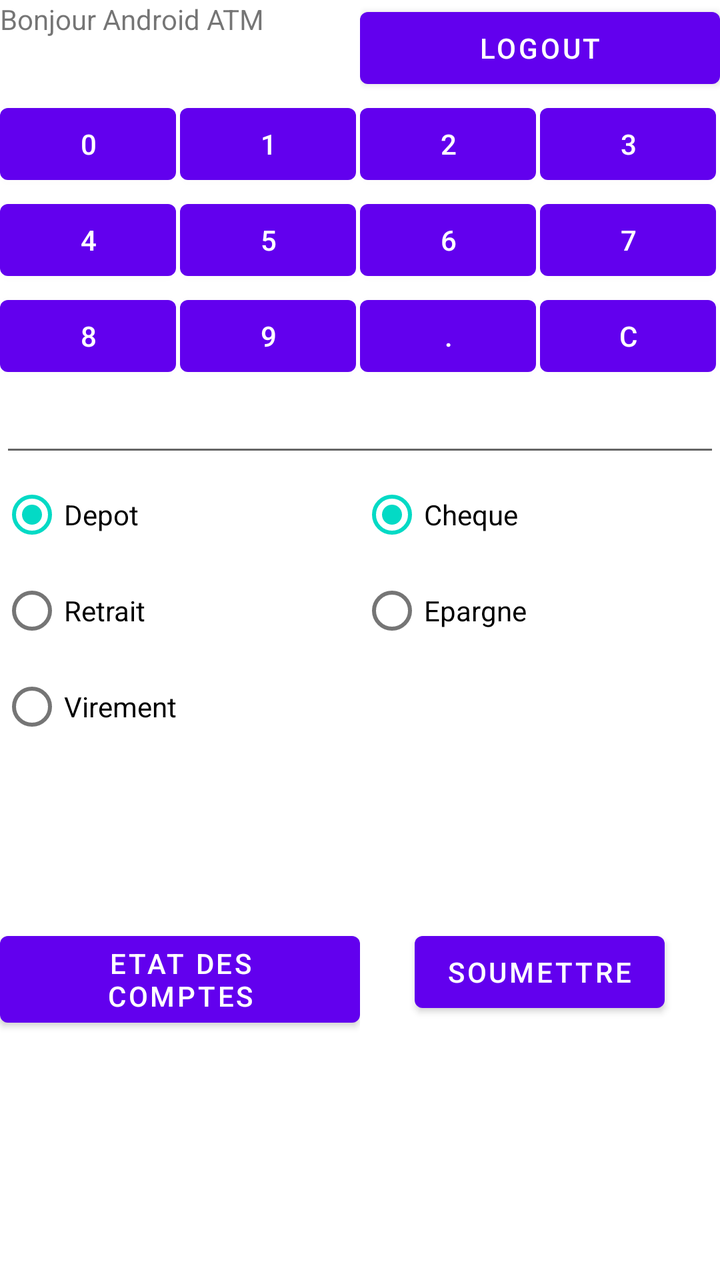
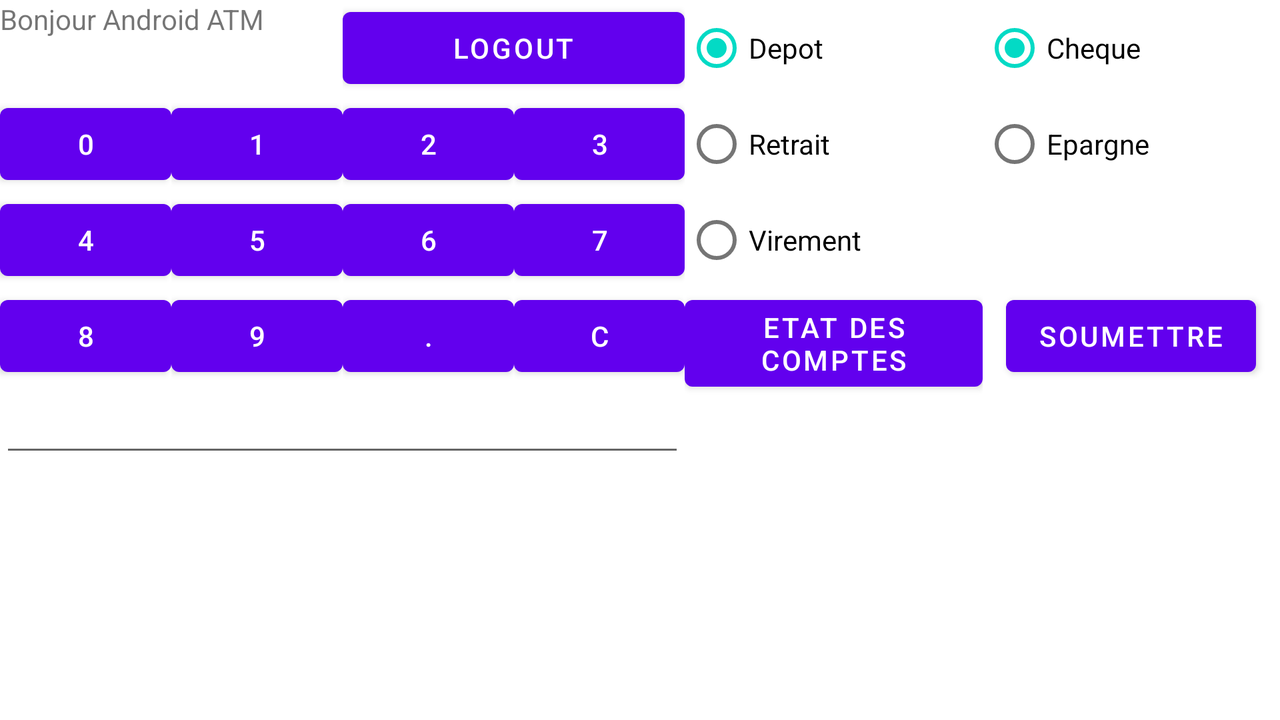

Compare how this app lays out the same screen by default and in its alternative resource folder. The renders come first, then the two layout files and the values they reference.
<!-- AndroidManifest.xml: application theme Theme.ProjetATM_Gorgui -->
<!-- res/layout/activity_guichet__portrait.xml -->
<?xml version="1.0" encoding="utf-8"?>
<androidx.constraintlayout.widget.ConstraintLayout xmlns:android="http://schemas.android.com/apk/res/android"
    xmlns:app="http://schemas.android.com/apk/res-auto"
    xmlns:tools="http://schemas.android.com/tools"
    android:layout_width="match_parent"
    android:layout_height="match_parent"
    tools:context=".view.Guichet_PortraitActivity">

    <LinearLayout
        android:layout_width="match_parent"
        android:layout_height="match_parent"
        android:orientation="vertical">



        <LinearLayout
            android:layout_width="match_parent"
            android:layout_height="wrap_content"
            android:layout_weight="0"
            android:orientation="horizontal">

            <LinearLayout
                android:layout_width="match_parent"
                android:layout_height="match_parent"
                android:layout_weight="1"
                android:orientation="vertical">

                <TextView
                    android:layout_width="match_parent"
                    android:layout_height="wrap_content"
                    android:text="Bonjour Android ATM" />
            </LinearLayout>

            <LinearLayout
                android:layout_width="match_parent"
                android:layout_height="match_parent"
                android:layout_weight="1"
                android:orientation="vertical">

                <Button
                    android:id="@+id/btnLogout"
                    android:layout_width="match_parent"
                    android:layout_height="wrap_content"
                    android:text="Logout" />
            </LinearLayout>
        </LinearLayout>

        <LinearLayout
            android:layout_width="match_parent"
            android:layout_height="wrap_content"
            android:layout_weight="0"
            android:orientation="horizontal">

            <LinearLayout
                android:layout_width="match_parent"
                android:layout_height="match_parent"
                android:layout_weight="1"
                android:orientation="vertical">

                <Button
                    android:id="@+id/btn0"
                    android:layout_width="wrap_content"
                    android:layout_height="wrap_content"
                    android:text="0" />
            </LinearLayout>

            <LinearLayout
                android:layout_width="match_parent"
                android:layout_height="match_parent"
                android:layout_weight="1"
                android:orientation="vertical">

                <Button
                    android:id="@+id/btn1"
                    android:layout_width="wrap_content"
                    android:layout_height="wrap_content"
                    android:text="1" />
            </LinearLayout>

            <LinearLayout
                android:layout_width="match_parent"
                android:layout_height="match_parent"
                android:layout_weight="1"
                android:orientation="vertical">

                <Button
                    android:id="@+id/btn2"
                    android:layout_width="wrap_content"
                    android:layout_height="wrap_content"
                    android:text="2" />
            </LinearLayout>

            <LinearLayout
                android:layout_width="match_parent"
                android:layout_height="match_parent"
                android:layout_weight="1"
                android:orientation="vertical">

                <Button
                    android:id="@+id/btn3"
                    android:layout_width="wrap_content"
                    android:layout_height="wrap_content"
                    android:text="3" />
            </LinearLayout>
        </LinearLayout>

        <LinearLayout
            android:layout_width="match_parent"
            android:layout_height="wrap_content"
            android:layout_weight="0"
            android:orientation="horizontal">

            <LinearLayout
                android:layout_width="match_parent"
                android:layout_height="match_parent"
                android:layout_weight="1"
                android:orientation="vertical">

                <Button
                    android:id="@+id/btn4"
                    android:layout_width="wrap_content"
                    android:layout_height="wrap_content"
                    android:text="4" />
            </LinearLayout>

            <LinearLayout
                android:layout_width="match_parent"
                android:layout_height="match_parent"
                android:layout_weight="1"
                android:orientation="vertical">

                <Button
                    android:id="@+id/btn5"
                    android:layout_width="wrap_content"
                    android:layout_height="wrap_content"
                    android:text="5" />
            </LinearLayout>

            <LinearLayout
                android:layout_width="match_parent"
                android:layout_height="match_parent"
                android:layout_weight="1"
                android:orientation="vertical">

                <Button
                    android:id="@+id/btn6"
                    android:layout_width="wrap_content"
                    android:layout_height="wrap_content"
                    android:text="6" />
            </LinearLayout>

            <LinearLayout
                android:layout_width="match_parent"
                android:layout_height="match_parent"
                android:layout_weight="1"
                android:orientation="vertical">

                <Button
                    android:id="@+id/btn7"
                    android:layout_width="wrap_content"
                    android:layout_height="wrap_content"
                    android:text="7" />
            </LinearLayout>
        </LinearLayout>

        <LinearLayout
            android:layout_width="match_parent"
            android:layout_height="wrap_content"
            android:layout_weight="0"
            android:orientation="horizontal">

            <LinearLayout
                android:layout_width="match_parent"
                android:layout_height="match_parent"
                android:layout_weight="1"
                android:orientation="vertical">

                <Button
                    android:id="@+id/btn8"
                    android:layout_width="wrap_content"
                    android:layout_height="wrap_content"
                    android:text="8" />
            </LinearLayout>

            <LinearLayout
                android:layout_width="match_parent"
                android:layout_height="match_parent"
                android:layout_weight="1"
                android:orientation="vertical">

                <Button
                    android:id="@+id/btn9"
                    android:layout_width="wrap_content"
                    android:layout_height="wrap_content"
                    android:text="9" />
            </LinearLayout>

            <LinearLayout
                android:layout_width="match_parent"
                android:layout_height="match_parent"
                android:layout_weight="1"
                android:orientation="vertical">

                <Button
                    android:id="@+id/btnPoint"
                    android:layout_width="wrap_content"
                    android:layout_height="wrap_content"
                    android:text="." />
            </LinearLayout>

            <LinearLayout
                android:layout_width="match_parent"
                android:layout_height="match_parent"
                android:layout_weight="1"
                android:orientation="vertical">

                <Button
                    android:id="@+id/btnC"
                    android:layout_width="wrap_content"
                    android:layout_height="wrap_content"
                    android:text="C" />
            </LinearLayout>
        </LinearLayout>

        <LinearLayout
            android:layout_width="match_parent"
            android:layout_height="wrap_content"
            android:layout_weight="0"
            android:orientation="horizontal">

            <EditText
                android:id="@+id/editTextMontant"
                android:layout_width="wrap_content"
                android:layout_height="wrap_content"
                android:layout_weight="1"
                android:ems="10"
                android:inputType="textPersonName|numberDecimal" />
        </LinearLayout>

        <LinearLayout
            android:layout_width="match_parent"
            android:layout_height="wrap_content"
            android:layout_gravity="center_horizontal|center_vertical"
            android:layout_weight="1"
            android:baselineAligned="false">

            <LinearLayout
                android:layout_width="match_parent"
                android:layout_height="match_parent"
                android:layout_gravity="center_horizontal|center_vertical"
                android:layout_weight="1"
                android:gravity="center_horizontal|center_vertical"
                android:orientation="vertical">

                <RadioGroup
                    android:id="@+id/radioGroupe1"
                    android:layout_width="match_parent"
                    android:layout_height="match_parent"
                    android:checkedButton="@id/rdbDepot">

                    <RadioButton
                        android:id="@+id/rdbDepot"
                        android:layout_width="match_parent"
                        android:layout_height="wrap_content"
                        android:text="Depot" />

                    <RadioButton
                        android:id="@+id/rdbRetrait"
                        android:layout_width="match_parent"
                        android:layout_height="wrap_content"
                        android:text="Retrait" />

                    <RadioButton
                        android:id="@+id/rdbVirement"
                        android:layout_width="match_parent"
                        android:layout_height="wrap_content"
                        android:text="Virement" />
                </RadioGroup>
            </LinearLayout>

            <LinearLayout
                android:layout_width="match_parent"
                android:layout_height="match_parent"
                android:layout_gravity="center|center_horizontal|center_vertical"
                android:layout_weight="1"
                android:gravity="center_horizontal|center_vertical"
                android:orientation="vertical">

                <RadioGroup
                    android:id="@+id/radioGroupe2"
                    android:layout_width="match_parent"
                    android:layout_height="match_parent"
                    android:checkedButton="@id/rdbCheque">

                    <RadioButton
                        android:id="@+id/rdbCheque"
                        android:layout_width="match_parent"
                        android:layout_height="wrap_content"
                        android:text="Cheque" />

                    <RadioButton
                        android:id="@+id/rdbEpargne"
                        android:layout_width="match_parent"
                        android:layout_height="wrap_content"
                        android:text="Epargne" />
                </RadioGroup>
            </LinearLayout>
        </LinearLayout>

        <LinearLayout
            android:layout_width="match_parent"
            android:layout_height="wrap_content"
            android:layout_weight="0"
            android:orientation="horizontal">

            <LinearLayout
                android:layout_width="match_parent"
                android:layout_height="match_parent"
                android:layout_weight="1"
                android:orientation="vertical">

                <Button
                    android:id="@+id/btnEtatCompte"
                    android:layout_width="match_parent"
                    android:layout_height="wrap_content"
                    android:text="Etat des comptes" />
            </LinearLayout>

            <LinearLayout
                android:layout_width="match_parent"
                android:layout_height="match_parent"
                android:layout_weight="1"
                android:orientation="vertical">

                <Button
                    android:id="@+id/btnSoumettre"
                    android:layout_width="wrap_content"
                    android:layout_height="wrap_content"
                    android:layout_gravity="center"
                    android:gravity="center"
                    android:text="soumettre" />
            </LinearLayout>
        </LinearLayout>

        <LinearLayout
            android:layout_width="match_parent"
            android:layout_height="wrap_content"
            android:layout_weight="0"
            android:orientation="horizontal">

            <TextView
                android:id="@+id/textViewCheque"
                android:layout_width="wrap_content"
                android:layout_height="wrap_content"
                android:layout_weight="1" />
        </LinearLayout>

        <LinearLayout
            android:layout_width="match_parent"
            android:layout_height="wrap_content"
            android:layout_weight="1"
            android:orientation="horizontal">

            <TextView
                android:id="@+id/textViewEpargne"
                android:layout_width="wrap_content"
                android:layout_height="wrap_content"
                android:layout_weight="1" />

        </LinearLayout>
    </LinearLayout>
</androidx.constraintlayout.widget.ConstraintLayout>
<!-- resources referenced by this layout -->
<resources>
  <style name="Theme.ProjetATM_Gorgui" parent="Theme.MaterialComponents.DayNight.DarkActionBar">
          
          <item name="colorPrimary">@color/purple_500</item>
          <item name="colorPrimaryVariant">@color/purple_700</item>
          <item name="colorOnPrimary">@color/white</item>
          
          <item name="colorSecondary">@color/teal_200</item>
          <item name="colorSecondaryVariant">@color/teal_700</item>
          <item name="colorOnSecondary">@color/black</item>
          
          <item name="android:statusBarColor" tools:targetApi="l">?attr/colorPrimaryVariant</item>
          
      </style>
</resources>
<!-- res/layout-land/activity_guichet__portrait.xml (the repository's variant of the layout above) -->
<!-- drawn on the phone turned sideways -->
<?xml version="1.0" encoding="utf-8"?>
<androidx.constraintlayout.widget.ConstraintLayout xmlns:android="http://schemas.android.com/apk/res/android"
    xmlns:app="http://schemas.android.com/apk/res-auto"
    xmlns:tools="http://schemas.android.com/tools"
    android:layout_width="match_parent"
    android:layout_height="match_parent"
    tools:context=".view.Guichet_PortraitActivity">

    <LinearLayout
        android:layout_width="match_parent"
        android:layout_height="match_parent"
        android:orientation="vertical">

        <LinearLayout
            android:layout_width="match_parent"
            android:layout_height="wrap_content"
            android:layout_weight="0"
            android:orientation="horizontal">

            <LinearLayout
                android:layout_width="wrap_content"
                android:layout_height="wrap_content"
                android:layout_weight="1"
                android:orientation="vertical">

                <LinearLayout
                    android:layout_width="match_parent"
                    android:layout_height="match_parent"
                    android:layout_weight="1"
                    android:orientation="horizontal">

                    <LinearLayout
                        android:layout_width="match_parent"
                        android:layout_height="match_parent"
                        android:layout_weight="1"
                        android:orientation="vertical">

                        <TextView
                            android:layout_width="match_parent"
                            android:layout_height="wrap_content"
                            android:text="Bonjour Android ATM" />
                    </LinearLayout>

                    <LinearLayout
                        android:layout_width="match_parent"
                        android:layout_height="match_parent"
                        android:layout_weight="1"
                        android:orientation="vertical">

                        <Button
                            android:id="@+id/btnLogout"
                            android:layout_width="match_parent"
                            android:layout_height="wrap_content"
                            android:text="Logout" />
                    </LinearLayout>
                </LinearLayout>

                <LinearLayout
                    android:layout_width="match_parent"
                    android:layout_height="match_parent"
                    android:layout_weight="1"
                    android:orientation="horizontal">

                    <LinearLayout
                        android:layout_width="match_parent"
                        android:layout_height="match_parent"
                        android:layout_weight="1"
                        android:orientation="vertical">

                        <Button
                            android:id="@+id/btn0"
                            android:layout_width="wrap_content"
                            android:layout_height="wrap_content"
                            android:text="0" />
                    </LinearLayout>

                    <LinearLayout
                        android:layout_width="match_parent"
                        android:layout_height="match_parent"
                        android:layout_weight="1"
                        android:orientation="vertical">

                        <Button
                            android:id="@+id/btn1"
                            android:layout_width="wrap_content"
                            android:layout_height="wrap_content"
                            android:text="1" />
                    </LinearLayout>

                    <LinearLayout
                        android:layout_width="match_parent"
                        android:layout_height="match_parent"
                        android:layout_weight="1"
                        android:orientation="vertical">

                        <Button
                            android:id="@+id/btn2"
                            android:layout_width="wrap_content"
                            android:layout_height="wrap_content"
                            android:text="2" />
                    </LinearLayout>

                    <LinearLayout
                        android:layout_width="match_parent"
                        android:layout_height="match_parent"
                        android:layout_weight="1"
                        android:orientation="vertical">

                        <Button
                            android:id="@+id/btn3"
                            android:layout_width="wrap_content"
                            android:layout_height="wrap_content"
                            android:text="3" />
                    </LinearLayout>
                </LinearLayout>

                <LinearLayout
                    android:layout_width="match_parent"
                    android:layout_height="match_parent"
                    android:layout_weight="1"
                    android:orientation="horizontal">

                    <LinearLayout
                        android:layout_width="match_parent"
                        android:layout_height="match_parent"
                        android:layout_weight="1"
                        android:orientation="vertical">

                        <Button
                            android:id="@+id/btn4"
                            android:layout_width="wrap_content"
                            android:layout_height="wrap_content"
                            android:text="4" />
                    </LinearLayout>

                    <LinearLayout
                        android:layout_width="match_parent"
                        android:layout_height="match_parent"
                        android:layout_weight="1"
                        android:orientation="vertical">

                        <Button
                            android:id="@+id/btn5"
                            android:layout_width="wrap_content"
                            android:layout_height="wrap_content"
                            android:text="5" />
                    </LinearLayout>

                    <LinearLayout
                        android:layout_width="match_parent"
                        android:layout_height="match_parent"
                        android:layout_weight="1"
                        android:orientation="vertical">

                        <Button
                            android:id="@+id/btn6"
                            android:layout_width="wrap_content"
                            android:layout_height="wrap_content"
                            android:text="6" />
                    </LinearLayout>

                    <LinearLayout
                        android:layout_width="match_parent"
                        android:layout_height="match_parent"
                        android:layout_weight="1"
                        android:orientation="vertical">

                        <Button
                            android:id="@+id/btn7"
                            android:layout_width="wrap_content"
                            android:layout_height="wrap_content"
                            android:text="7" />
                    </LinearLayout>
                </LinearLayout>

                <LinearLayout
                    android:layout_width="match_parent"
                    android:layout_height="match_parent"
                    android:layout_weight="1"
                    android:orientation="horizontal">

                    <LinearLayout
                        android:layout_width="match_parent"
                        android:layout_height="match_parent"
                        android:layout_weight="1"
                        android:orientation="vertical">

                        <Button
                            android:id="@+id/btn8"
                            android:layout_width="wrap_content"
                            android:layout_height="wrap_content"
                            android:text="8" />
                    </LinearLayout>

                    <LinearLayout
                        android:layout_width="match_parent"
                        android:layout_height="match_parent"
                        android:layout_weight="1"
                        android:orientation="vertical">

                        <Button
                            android:id="@+id/btn9"
                            android:layout_width="wrap_content"
                            android:layout_height="wrap_content"
                            android:text="9" />
                    </LinearLayout>

                    <LinearLayout
                        android:layout_width="match_parent"
                        android:layout_height="match_parent"
                        android:layout_weight="1"
                        android:orientation="vertical">

                        <Button
                            android:id="@+id/btnPoint"
                            android:layout_width="wrap_content"
                            android:layout_height="wrap_content"
                            android:text="." />
                    </LinearLayout>

                    <LinearLayout
                        android:layout_width="match_parent"
                        android:layout_height="match_parent"
                        android:layout_weight="1"
                        android:orientation="vertical">

                        <Button
                            android:id="@+id/btnC"
                            android:layout_width="wrap_content"
                            android:layout_height="wrap_content"
                            android:text="C" />
                    </LinearLayout>
                </LinearLayout>

                <LinearLayout
                    android:layout_width="match_parent"
                    android:layout_height="match_parent"
                    android:layout_weight="1"
                    android:orientation="horizontal">

                    <EditText
                        android:id="@+id/editTextMontant"
                        android:layout_width="wrap_content"
                        android:layout_height="wrap_content"
                        android:layout_weight="1"
                        android:ems="10"
                        android:inputType="textPersonName" />
                </LinearLayout>

            </LinearLayout>

            <LinearLayout
                android:layout_width="wrap_content"
                android:layout_height="wrap_content"
                android:layout_weight="1"
                android:orientation="vertical">

                <LinearLayout
                    android:layout_width="match_parent"
                    android:layout_height="match_parent"
                    android:layout_weight="1"
                    android:orientation="horizontal">

                    <LinearLayout
                        android:layout_width="match_parent"
                        android:layout_height="match_parent"
                        android:layout_weight="1"
                        android:orientation="vertical">

                        <RadioGroup
                            android:id="@+id/radioGroupe1"
                            android:layout_width="match_parent"
                            android:layout_height="match_parent"
                            android:checkedButton="@id/rdbDepot">

                            <RadioButton
                                android:id="@+id/rdbDepot"
                                android:layout_width="match_parent"
                                android:layout_height="wrap_content"
                                android:text="Depot" />

                            <RadioButton
                                android:id="@+id/rdbRetrait"
                                android:layout_width="match_parent"
                                android:layout_height="wrap_content"
                                android:text="Retrait" />

                            <RadioButton
                                android:id="@+id/rdbVirement"
                                android:layout_width="match_parent"
                                android:layout_height="wrap_content"
                                android:text="Virement" />
                        </RadioGroup>
                    </LinearLayout>

                    <LinearLayout
                        android:layout_width="match_parent"
                        android:layout_height="match_parent"
                        android:layout_weight="1"
                        android:orientation="vertical">

                        <RadioGroup
                            android:id="@+id/radioGroupe2"
                            android:layout_width="match_parent"
                            android:layout_height="match_parent"
                            android:checkedButton="@id/rdbCheque">

                            <RadioButton
                                android:id="@+id/rdbCheque"
                                android:layout_width="match_parent"
                                android:layout_height="wrap_content"
                                android:text="Cheque" />

                            <RadioButton
                                android:id="@+id/rdbEpargne"
                                android:layout_width="match_parent"
                                android:layout_height="wrap_content"
                                android:text="Epargne" />
                        </RadioGroup>
                    </LinearLayout>
                </LinearLayout>

                <LinearLayout
                    android:layout_width="match_parent"
                    android:layout_height="match_parent"
                    android:layout_weight="1"
                    android:orientation="horizontal">

                    <LinearLayout
                        android:layout_width="match_parent"
                        android:layout_height="match_parent"
                        android:layout_weight="1"
                        android:orientation="vertical">

                        <Button
                            android:id="@+id/btnEtatCompte"
                            android:layout_width="match_parent"
                            android:layout_height="wrap_content"
                            android:text="Etat des comptes" />
                    </LinearLayout>

                    <LinearLayout
                        android:layout_width="match_parent"
                        android:layout_height="match_parent"
                        android:layout_weight="1"
                        android:orientation="vertical">

                        <Button
                            android:id="@+id/btnSoumettre"
                            android:layout_width="wrap_content"
                            android:layout_height="wrap_content"
                            android:layout_gravity="center"
                            android:gravity="center"
                            android:text="soumettre" />
                    </LinearLayout>
                </LinearLayout>

                <LinearLayout
                    android:layout_width="match_parent"
                    android:layout_height="match_parent"
                    android:layout_weight="1"
                    android:orientation="horizontal">

                    <TextView
                        android:id="@+id/textViewCheque"
                        android:layout_width="wrap_content"
                        android:layout_height="wrap_content"
                        android:layout_weight="1" />
                </LinearLayout>

                <LinearLayout
                    android:layout_width="match_parent"
                    android:layout_height="match_parent"
                    android:layout_weight="1"
                    android:orientation="horizontal">

                    <TextView
                        android:id="@+id/textViewEpargne"
                        android:layout_width="wrap_content"
                        android:layout_height="wrap_content"
                        android:layout_weight="1" />

                </LinearLayout>

            </LinearLayout>
        </LinearLayout>

    </LinearLayout>
</androidx.constraintlayout.widget.ConstraintLayout>
